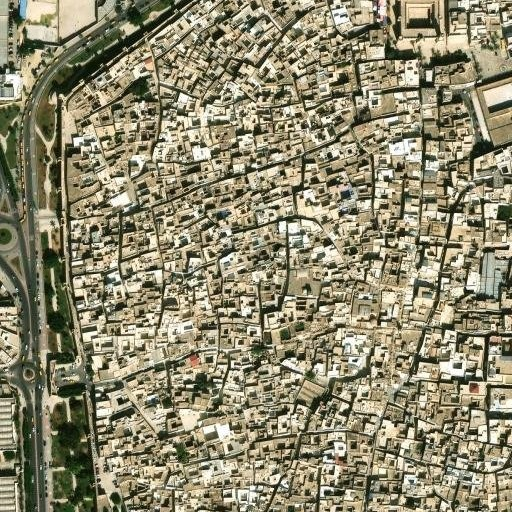
#> input picture datasets/21-features/terrain_city.jpg, 512 x 512 px, found by its file name
$ python features.py   (older library calls are emulated)
#> lines starting #> are read from the running program, lines starting #| are printed output that depends on the picture; after the words box and inside, x2 and y2 are one past the last pixel; in counts of white or black regions, pixels touching at a corner belong together
"""Lesson 21 — Local features: corners, scale and descriptors.

Run the demo:   python3 features.py
Each TODO is one function. Save (Ctrl+S), run again, then press ✔ Check my work.
The units: x = column (to the right), y = row (down), as in OpenCV; points are (x, y).
"""
import csv
import os

import cv2
import numpy as np
from scipy.spatial import cKDTree

DATA = "/data/academy/21-features"           # the lesson's pictures (read only)

# TODO 0 (Step 5 of the lab): write here what you measured on real descriptors.
ORB_BYTES = 32         # how many bytes (numbers 0-255) in ONE ORB descriptor?   des.shape[1]
SIFT_LENGTH = 128      # how many numbers in ONE SIFT descriptor?                des.shape[1]

SOBEL_NORM = 8.0       # cv2.Sobel(ksize=3) gives 8x the change per pixel: divide by this


# ───────────────────────── Part A — Harris, from the maths ─────────────────────────

def image_gradients(grey):
    """(Ix, Iy): brightness change per pixel to the right (x) and down (y), float32 arrays.
    3x3 Sobel derivative divided by SOBEL_NORM, so that a ramp I = a*x gives Ix = a."""
    g = grey.astype(np.float32)
    ix = cv2.Sobel(g, cv2.CV_32F, 1, 0, ksize=3) / SOBEL_NORM
    iy = cv2.Sobel(g, cv2.CV_32F, 0, 1, ksize=3) / SOBEL_NORM
    return ix, iy


def harris_response(grey, sigma=1.5, k=0.05):
    """Harris corner response R = det(M) - k * trace(M)^2 at every pixel (float32 array).
    M = [[Sxx, Sxy], [Sxy, Syy]] is the structure tensor: Ix*Ix, Iy*Iy and Ix*Iy, each
    averaged by a Gaussian window of standard deviation sigma (cv2.GaussianBlur)."""
    ix, iy = image_gradients(grey)
    sxx = cv2.GaussianBlur(ix * ix, (0, 0), sigma)
    syy = cv2.GaussianBlur(iy * iy, (0, 0), sigma)
    sxy = cv2.GaussianBlur(ix * iy, (0, 0), sigma)
    return (sxx * syy - sxy * sxy - k * (sxx + syy) ** 2).astype(np.float32)


def harris_corners(grey, n=500, sigma=1.5, k=0.05, nms_radius=4, rel_threshold=0.01):
    """The n strongest Harris corners as a float32 array (m, 2) of (x, y), strongest first.
    A pixel is kept when (1) R is the maximum of its (2r+1) x (2r+1) neighbourhood
    (non-maximum suppression, r = nms_radius) and (2) R > rel_threshold * R.max()."""
    r = harris_response(grey, sigma, k)
    size = 2 * nms_radius + 1
    local_max = r == cv2.dilate(r, np.ones((size, size), np.uint8))
    keep = local_max & (r > rel_threshold * r.max())
    ys, xs = np.nonzero(keep)
    order = np.argsort(-r[ys, xs])[:n]
    return np.float32(np.column_stack([xs[order], ys[order]])).reshape(-1, 2)


def characteristic_scale(grey, x, y, sigmas):
    """The sigma (one of `sigmas`) where the scale-normalised Laplacian
    |sigma^2 * Laplacian(Gaussian_sigma * I)| is largest at pixel (x, y)."""
    g = grey.astype(np.float32)
    best, best_v = None, -1.0
    for s in sigmas:
        lap = cv2.Laplacian(cv2.GaussianBlur(g, (0, 0), s), cv2.CV_32F, ksize=1)
        v = abs(s * s * float(lap[int(y), int(x)]))
        if v > best_v:
            best, best_v = s, v
    return float(best)


# ───────────────────────── Part B — OpenCV detectors and descriptors ─────────────────────────

def detect_keypoints(img, method="ORB", max_points=10000):
    """(keypoints, descriptors) of a picture (colour BGR or grey) with ORB or SIFT.
    keypoints: a list of cv2.KeyPoint; descriptors: one row per keypoint (None when none).
    Any other method → ValueError."""
    grey = cv2.cvtColor(img, cv2.COLOR_BGR2GRAY) if img.ndim == 3 else img
    if method == "ORB":
        det = cv2.ORB_create(nfeatures=max_points)
    elif method == "SIFT":
        det = cv2.SIFT_create(nfeatures=max_points)
    else:
        raise ValueError(f"unknown method {method!r} (use 'ORB' or 'SIFT')")
    kps, des = det.detectAndCompute(grey, None)
    return list(kps), des


def hamming(a, b):
    """Number of different bits between two binary descriptors (uint8 arrays of equal length)."""
    return int(np.unpackbits(np.bitwise_xor(np.asarray(a, np.uint8), np.asarray(b, np.uint8))).sum())


# ───────────────────────── Part C — repeatability ─────────────────────────

def project(points, H):
    """Points (N, 2) mapped by the 3x3 matrix H: [x', y', w'] = H [x, y, 1], then (x'/w', y'/w')."""
    p = np.asarray(points, np.float64).reshape(-1, 2)
    hom = np.column_stack([p, np.ones(len(p))]) @ np.asarray(H, np.float64).T
    return hom[:, :2] / hom[:, 2:3]


def repeatability(pts_a, pts_b, H, shape_b, eps=3.0):
    """Share of the points of picture A that are found again in picture B.
    pts_a, pts_b: arrays (N, 2) of (x, y). H maps A to B. shape_b: B's shape (h, w, ...).
    Only A points whose projection falls inside B count; one is 'repeated' when a B point
    lies within eps pixels of its projection. Returns a number 0-1 (0 when none falls inside)."""
    h, w = shape_b[:2]
    pa = project(pts_a, H)
    inside = (pa[:, 0] >= 0) & (pa[:, 0] < w) & (pa[:, 1] >= 0) & (pa[:, 1] < h)
    pa = pa[inside]
    pb = np.asarray(pts_b, np.float64).reshape(-1, 2)
    if len(pa) == 0 or len(pb) == 0:
        return 0.0
    d, _ = cKDTree(pb).query(pa)
    return float((d <= eps).mean())


# ───────────────────────── Part D — texture and matchability ─────────────────────────

def count_keypoints(path, method="SIFT"):
    """(given — read it) Number of keypoints found in the picture file `path`."""
    return len(detect_keypoints(cv2.imread(path), method)[0])


def keypoints_per_terrain(method="SIFT"):
    """(given — read it) {terrain name: number of keypoints} for every row of terrain.csv."""
    out = {}
    with open(os.path.join(DATA, "terrain.csv"), newline="") as f:
        for row in csv.DictReader(f):
            out[row["terrain"]] = count_keypoints(os.path.join(DATA, row["file"]), method)
    return out


def spread(keypoints, shape, grid=(4, 4), min_per_cell=3):
    """Share (0 to 1) of the cells of a grid cut of the picture that hold at least
    min_per_cell keypoints. shape: img.shape (height, width, ...). grid: (columns, rows)."""
    cols, rows = grid
    h, w = shape[:2]
    counts = np.zeros((rows, cols), int)
    for kp in keypoints:
        x, y = kp.pt
        counts[min(rows - 1, max(0, int(y / h * rows))), min(cols - 1, max(0, int(x / w * cols)))] += 1
    return float((counts >= min_per_cell).sum()) / (rows * cols)


def matchability(img, enough=300):
    """How easy this picture will be to match on a map: 0 (hopeless) to 1 (great).
    = min(1, number of ORB keypoints / enough) x spread of those keypoints."""
    kps, _ = detect_keypoints(img, "ORB", max_points=500)
    return min(1.0, len(kps) / enough) * spread(kps, img.shape)


# ---- you don't need to change anything below this line (but read it!) ----

def draw_keypoints(img, keypoints, out_path):
    """Save a copy of img with every keypoint drawn as a circle (size = its scale, line = its angle)."""
    drawn = cv2.drawKeypoints(img, keypoints, None, color=(0, 0, 255),
                              flags=cv2.DRAW_MATCHES_FLAGS_DRAW_RICH_KEYPOINTS)
    cv2.imwrite(out_path, drawn)
    return out_path


def draw_points(img, pts, out_path, color=(0, 255, 255)):
    """Save a copy of img with small crosses on the points (N, 2)."""
    out = img.copy() if img.ndim == 3 else cv2.cvtColor(img, cv2.COLOR_GRAY2BGR)
    for x, y in np.asarray(pts).reshape(-1, 2):
        cv2.drawMarker(out, (int(round(x)), int(round(y))), color, cv2.MARKER_CROSS, 7, 1)
    cv2.imwrite(out_path, out)
    return out_path


def _try(step, fn, *a, **kw):
    try:
        return fn(*a, **kw)
    except NotImplementedError:
        print(f"  ({step} is not done yet)")
    except Exception as e:  # show the problem, keep the demo going
        print(f"  {step} raised {type(e).__name__}: {e}")
    return None


if __name__ == "__main__":
    city = cv2.imread(os.path.join(DATA, "terrain_city.jpg"))
#> city is the input picture: shape (512, 512, 3); mean B, G, R 110.5, 136.9, 142
    grey = cv2.cvtColor(city, cv2.COLOR_BGR2GRAY)
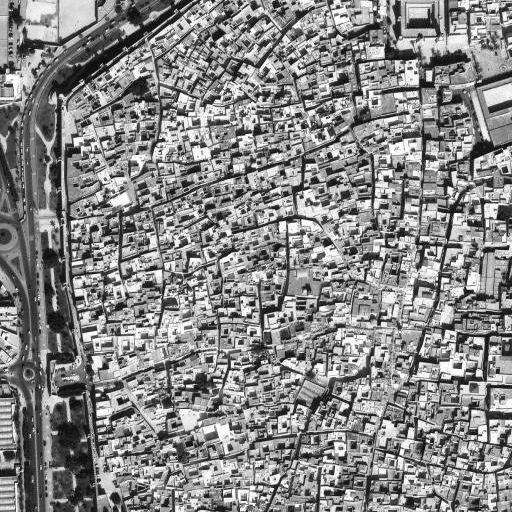
#> grey: shape (512, 512); min 1, max 255, mean 135.4
    print("The city patch is", city.shape[1], "x", city.shape[0], "pixels")
#| The city patch is 512 x 512 pixels

    ramp = np.tile(np.arange(20, dtype=np.float32) * 3.0, (20, 1))          # I = 3 x
    g = _try("TODO 1", image_gradients, ramp)
    if g is not None:
        print(f"TODO 1  ramp I = 3x: Ix = {g[0][10, 10]:.2f} (expect 3.00), Iy = {g[1][10, 10]:.2f} (expect 0.00)")
    r = _try("TODO 2", harris_response, grey)
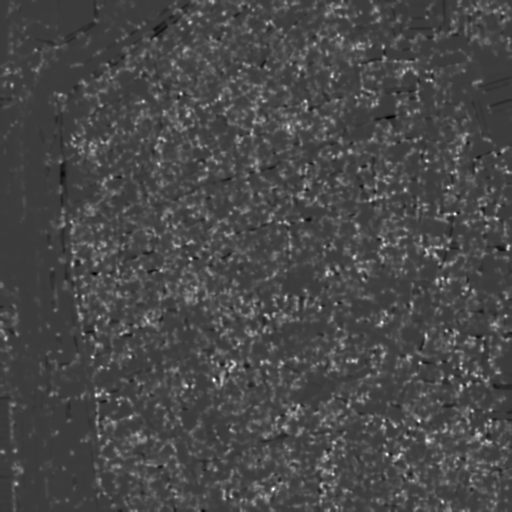
#> r: shape (512, 512) float32; min -1401157.2, max 4558996, mean 309200.8; drawn with min black and max white
    if r is not None:
        print(f"TODO 2  Harris R on the city: min {r.min():.1f}, max {r.max():.1f}")
#| TODO 2  Harris R on the city: min -1401157.2, max 4558996.0
    pts = _try("TODO 3", harris_corners, grey, 300)
#> pts = 300 pairs, first value 2 to 508, second value 1 to 511
    if pts is not None:
        draw_points(city, pts, "harris_city.png")
#> the loop in draw_points, `for x, y in np.asarray(pts).reshape(-1, 2):` made 300 passes
#> (x, y) on passes 1 to 3: (273, 489), (214, 380), (96, 395)
#> after the loop in draw_points, `for x, y in np.asarray(pts).reshape(-1, 2):`:
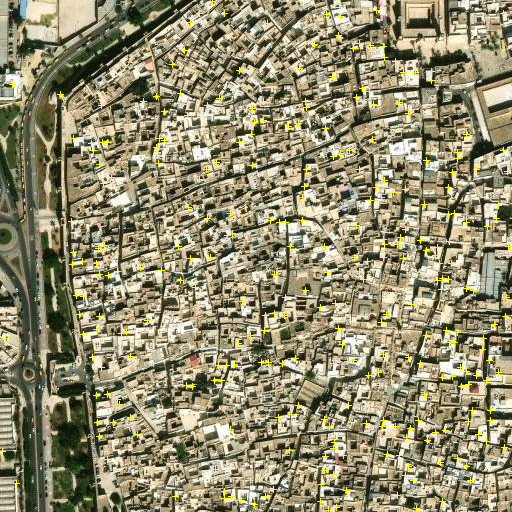
#> out: shape (512, 512, 3); 1.48% of pixels changed, all inside (x1, y1, x2, y2) = (0, 0, 512, 512)
        print(f"TODO 3  {len(pts)} Harris corners → saved harris_city.png")
#| TODO 3  300 Harris corners → saved harris_city.png
    res = _try("TODO 5", detect_keypoints, city, "ORB")
#> in detect_keypoints, `kps, des = det.detectAndCompute(grey, None)`: kps = 9846 keypoints; strongest (x, y, size): (434, 255, 31), (288, 126, 31), (234, 364, 31), (382, 322, 31)
    if res:
        kps, des = res
        print(f"TODO 5  ORB found {len(kps)} keypoints; descriptors array: {des.shape} {des.dtype}")
#| TODO 5  ORB found 9846 keypoints; descriptors array: (9846, 32) uint8
        draw_keypoints(city, kps[:300], "keypoints_city.png")
#> in draw_keypoints, `drawn = cv2.drawKeypoints(img, keypoints, None, color=(0, 0, 255), fla..`:
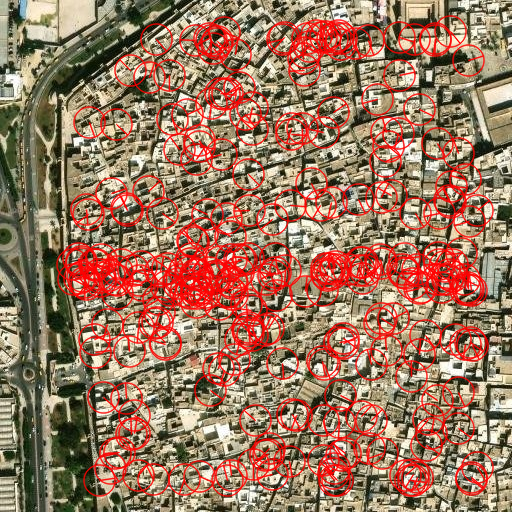
#> drawn: shape (512, 512, 3); mean B, G, R 94.7, 117.6, 155.7
        print("        → saved keypoints_city.png (the 300 strongest) — open it in the editor")
        d = _try("TODO 6", hamming, des[0], des[1])
#> d = 145
        if d is not None:
            print(f"TODO 6  Hamming distance between descriptors 0 and 1: {d} bits of {8 * des.shape[1]}")
#| TODO 6  Hamming distance between descriptors 0 and 1: 145 bits of 256
    print("\nMatchability (0 = hopeless, 1 = great):")
    for name in ("terrain_city.jpg", "terrain_olives.jpg", "terrain_coast_water.jpg", "terrain_sea.jpg",
                 "drone_city.jpg", "drone_city_blurry_dark.jpg"):
        s = _try("TODO 8", matchability, cv2.imread(os.path.join(DATA, name)))
#> in detect_keypoints (call 2), `kps, des = det.detectAndCompute(grey, None)`: kps = 500 keypoints; strongest (x, y, size): (288, 126, 31), (234, 364, 31), (354, 360, 31), (444, 430, 31)
#> the loop in spread, `for kp in keypoints:` made 500 passes
#> (kp, x, y) on passes 1 to 3: (keypoint at (108, 394), size 31, 108, 394), (keypoint at (359, 270), size 31, 359, 270), (keypoint at (320, 307), size 31, 320, 307)
#> after the loop in spread, `for kp in keypoints:`: counts = [[2, 22, 34, 22], [18, 33, 64, 49], [27, 33, 47, 43], [35, 7, 30, 34]]
        if s is None:
            break
        print(f"  {name:28s} {s:.2f}")
#|   terrain_city.jpg             0.94
#> pass 2 of the loop `for name in ("terrain_city.jpg", "terrain_olives.jpg", "terrain_coast_..`:
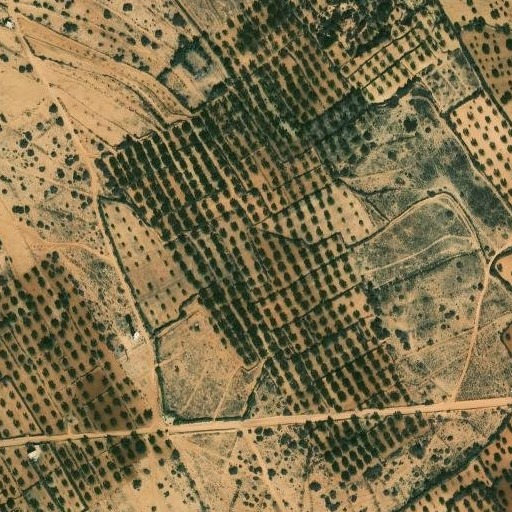
#> input picture datasets/20-features/terrain_olives.jpg, 512 x 512 px, found by its file name
#> in detect_keypoints (call 3), `grey = cv2.cvtColor(img, cv2.COLOR_BGR2GRAY) if img.ndim == 3 else img`:
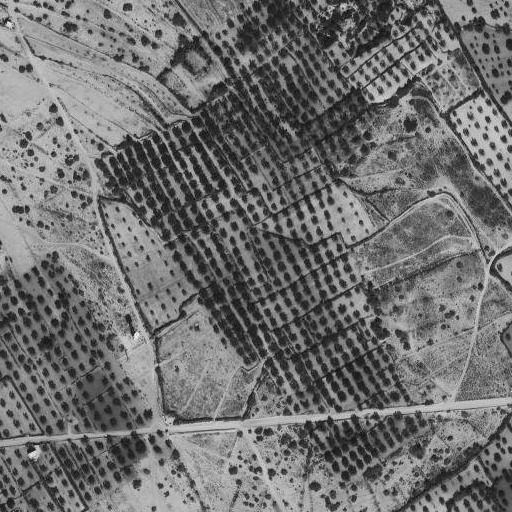
#> grey: shape (512, 512); min 7, max 243, mean 111.7
#> in detect_keypoints, img is the input picture: shape (512, 512, 3); mean B, G, R 76.3, 111.5, 125.7
#> in detect_keypoints (call 3), `kps, des = det.detectAndCompute(grey, None)`: kps = 500 keypoints; strongest (x, y, size): (34, 449, 31), (35, 446, 31), (52, 153, 31), (329, 417, 31)
#> the loop in spread (call 2), `for kp in keypoints:` made 500 passes
#> (kp, x, y) on passes 1 to 3: (keypoint at (476, 465), size 31, 476, 465), (keypoint at (451, 38), size 31, 451, 38), (keypoint at (76, 132), size 31, 76, 132)
#|   terrain_olives.jpg           1.00
#> pass 3 of the loop `for name in ("terrain_city.jpg", "terrain_olives.jpg", "terrain_coast_..`:
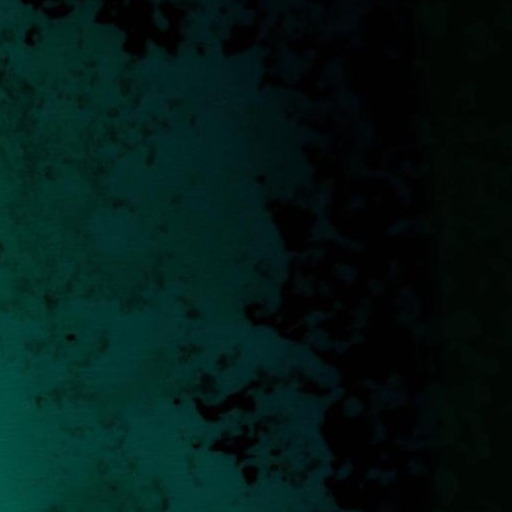
#> input picture datasets/20-features/terrain_coast_water.jpg, 512 x 512 px, found by its file name
#> in detect_keypoints (call 4), `grey = cv2.cvtColor(img, cv2.COLOR_BGR2GRAY) if img.ndim == 3 else img`:
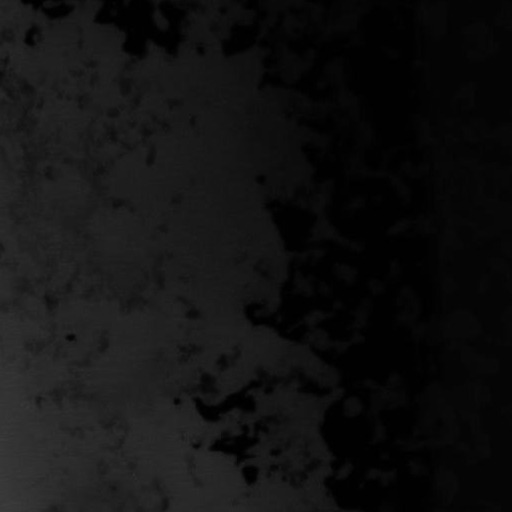
#> grey: shape (512, 512); min 0, max 60, mean 17.5
#> in detect_keypoints, img is the input picture: shape (512, 512, 3); mean B, G, R 21.4, 24.8, 1.7
#> in detect_keypoints (call 4), `kps, des = det.detectAndCompute(grey, None)`: kps = 5 keypoints; (x, y, size): (68, 337, 44.6), (67, 337, 53.6), (68, 336, 64.3), (176, 401, 53.6), (177, 401, 77.1)
#|   terrain_coast_water.jpg      0.00
#> the loop made 6 passes; the first 3 are shown
    print("\nNext: python3 measure.py   (repeatability and the numbers for your report)")
